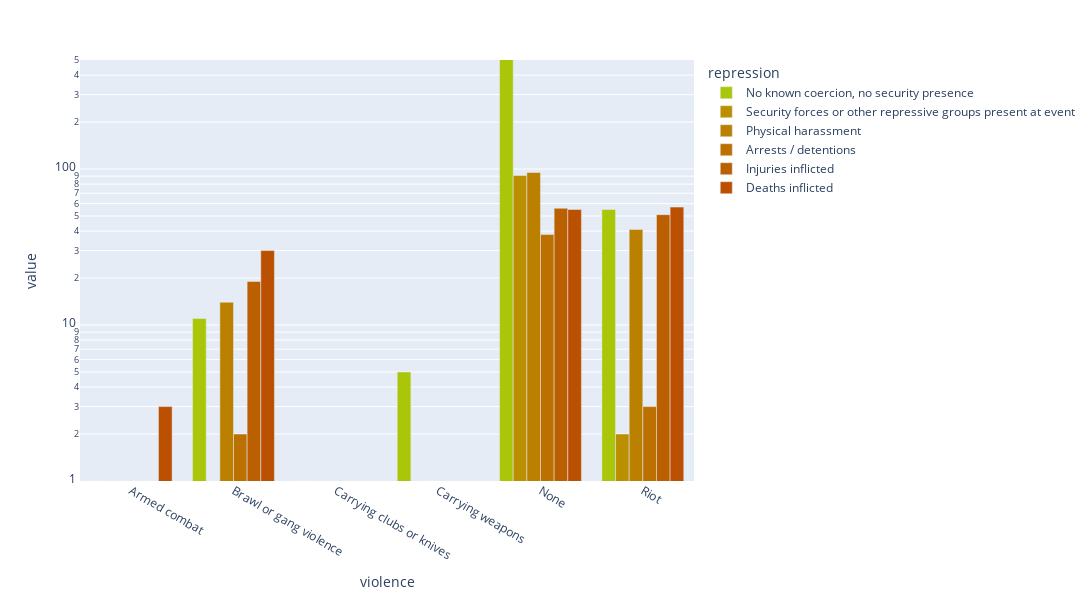

Notebook code cell kept with this figure:
### Code cell
df = create_df('violence',drop_non_violence=False)
color_dict= col_func(df)

fig = px.bar(df, log_y=True, range_y= [1,500],barmode='group',
            width=1400, height=600,
            color_discrete_map=color_dict)
plt.savefig('violence_repress.png')
fig.show()

### Figure 1 — Plotly figure (JSON) as saved in the notebook; plotly's stock layout.template omitted (floating-point values rounded to 4 significant figures)
{"data": [{"alignmentgroup": "True", "hovertemplate": "repression=No known coercion, no security presence<br>violence=%{x}<br>value=%{y}<extra></extra>", "legendgroup": "No known coercion, no security presence", "marker": {"color": "#A9C609", "pattern": {"shape": ""}}, "name": "No known coercion, no security presence", "offsetgroup": "No known coercion, no security presence", "orientation": "v", "showlegend": true, "textposition": "auto", "type": "bar", "x": ["Armed combat", "Brawl or gang violence", "Carrying clubs or knives", "Carrying weapons", "None", "Riot"], "xaxis": "x", "y": [1, 11, 1, 5, 2005, 55], "yaxis": "y"}, {"alignmentgroup": "True", "hovertemplate": "repression=Security forces or other repressive groups present at event<br>violence=%{x}<br>value=%{y}<extra></extra>", "legendgroup": "Security forces or other repressive groups present at event", "marker": {"color": "#BB9000", "pattern": {"shape": ""}}, "name": "Security forces or other repressive groups present at event", "offsetgroup": "Security forces or other repressive groups present at event", "orientation": "v", "showlegend": true, "textposition": "auto", "type": "bar", "x": ["Armed combat", "Brawl or gang violence", "Carrying clubs or knives", "Carrying weapons", "None", "Riot"], "xaxis": "x", "y": [null, 1, null, null, 91, 2], "yaxis": "y"}, {"alignmentgroup": "True", "hovertemplate": "repression=Physical harassment<br>violence=%{x}<br>value=%{y}<extra></extra>", "legendgroup": "Physical harassment", "marker": {"color": "#BB8000", "pattern": {"shape": ""}}, "name": "Physical harassment", "offsetgroup": "Physical harassment", "orientation": "v", "showlegend": true, "textposition": "auto", "type": "bar", "x": ["Armed combat", "Brawl or gang violence", "Carrying clubs or knives", "Carrying weapons", "None", "Riot"], "xaxis": "x", "y": [1, 14, null, 1, 95, 41], "yaxis": "y"}, {"alignmentgroup": "True", "hovertemplate": "repression=Arrests / detentions<br>violence=%{x}<br>value=%{y}<extra></extra>", "legendgroup": "Arrests / detentions", "marker": {"color": "#BB7000", "pattern": {"shape": ""}}, "name": "Arrests / detentions", "offsetgroup": "Arrests / detentions", "orientation": "v", "showlegend": true, "textposition": "auto", "type": "bar", "x": ["Armed combat", "Brawl or gang violence", "Carrying clubs or knives", "Carrying weapons", "None", "Riot"], "xaxis": "x", "y": [null, 2, null, null, 38, 3], "yaxis": "y"}, {"alignmentgroup": "True", "hovertemplate": "repression=Injuries inflicted<br>violence=%{x}<br>value=%{y}<extra></extra>", "legendgroup": "Injuries inflicted", "marker": {"color": "#BB6000", "pattern": {"shape": ""}}, "name": "Injuries inflicted", "offsetgroup": "Injuries inflicted", "orientation": "v", "showlegend": true, "textposition": "auto", "type": "bar", "x": ["Armed combat", "Brawl or gang violence", "Carrying clubs or knives", "Carrying weapons", "None", "Riot"], "xaxis": "x", "y": [1, 19, null, null, 56, 51], "yaxis": "y"}, {"alignmentgroup": "True", "hovertemplate": "repression=Deaths inflicted<br>violence=%{x}<br>value=%{y}<extra></extra>", "legendgroup": "Deaths inflicted", "marker": {"color": "#BB5000", "pattern": {"shape": ""}}, "name": "Deaths inflicted", "offsetgroup": "Deaths inflicted", "orientation": "v", "showlegend": true, "textposition": "auto", "type": "bar", "x": ["Armed combat", "Brawl or gang violence", "Carrying clubs or knives", "Carrying weapons", "None", "Riot"], "xaxis": "x", "y": [3, 30, null, null, 55, 57], "yaxis": "y"}], "layout": {"barmode": "group", "height": 600, "legend": {"title": {"text": "repression"}, "tracegroupgap": 0}, "margin": {"t": 60}, "width": 1400, "xaxis": {"anchor": "y", "domain": [0, 1], "title": {"text": "violence"}}, "yaxis": {"anchor": "x", "domain": [0, 1], "range": [0, 2.699], "title": {"text": "value"}, "type": "log"}}}
